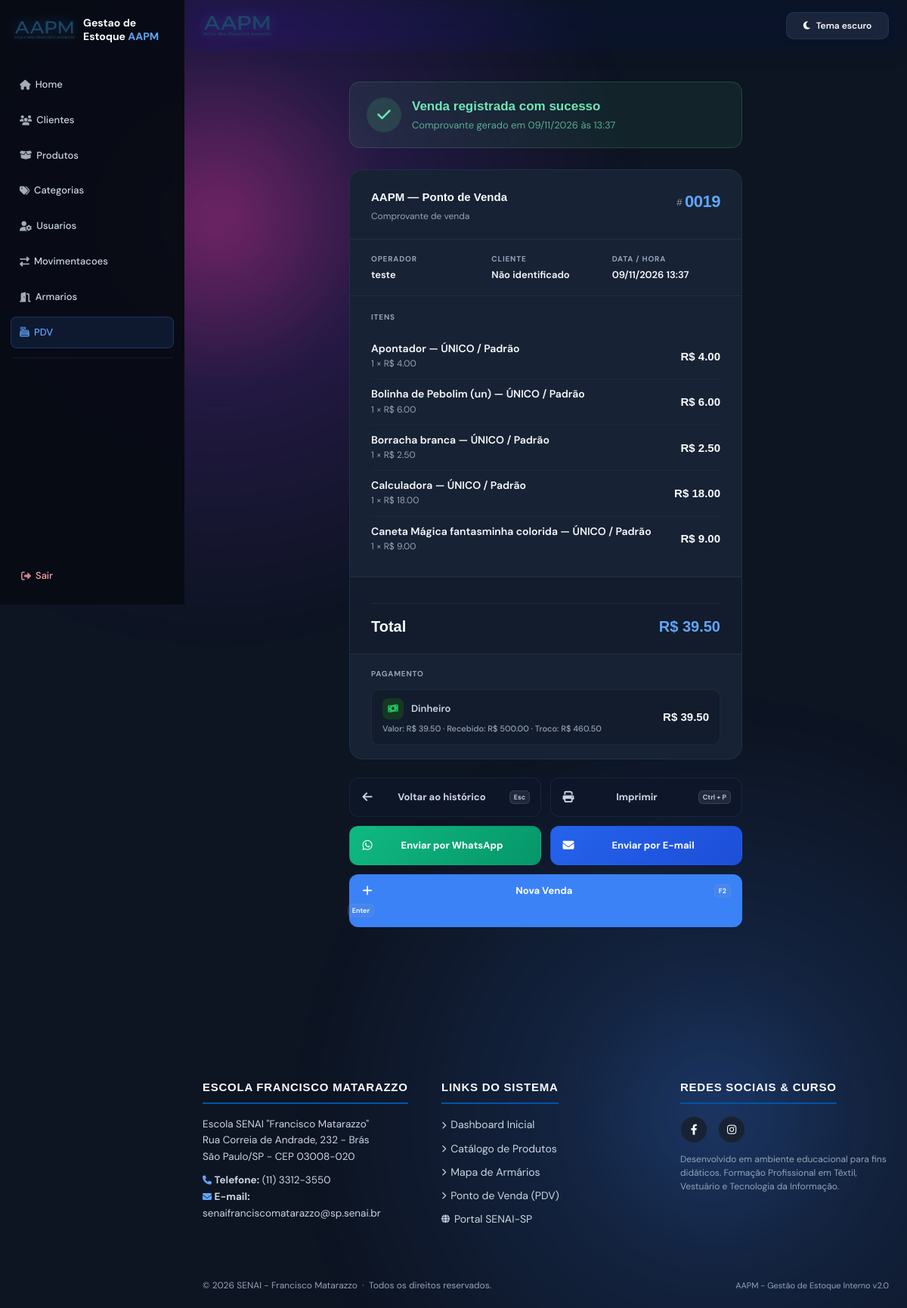
The page /pdv/venda/19 (signed in) on the database its author committed.
### app/models/venda.py (models this page shows, shortened)
class Venda(Base):
    __tablename__ = "vendas"
    id         = Column(Integer, primary_key=True, index=True)
    cliente_id = Column(
        Integer,
        ForeignKey("clientes.id", ondelete="SET NULL"),
        nullable=True
    )
    usuario_id = Column(
        Integer,
        ForeignKey("usuarios.id", ondelete="SET NULL"),
        nullable=True
    )
    desconto_percentual = Column(Float, nullable=False, default=0.0)
    total_bruto  = Column(Float, nullable=False, default=0.0)
    total_liquido = Column(Float, nullable=False, default=0.0)
    observacao = Column(String(255), nullable=True)
    formas_pagamento = Column(Text, nullable=True)
    criado_em = Column(DateTime, server_default=func.now())
    cliente = relationship("Cliente", back_populates="vendas")
    usuario = relationship("Usuario", backref="vendas")
    itens   = relationship(
        "ItemVenda",
        back_populates="venda",
        cascade="all, delete-orphan"  # deleta itens se a venda for deletada
    )

class ItemVenda(Base):
    __tablename__ = "itens_venda"
    id         = Column(Integer, primary_key=True, index=True)
    venda_id   = Column(
        Integer,
        ForeignKey("vendas.id", ondelete="CASCADE"),
        nullable=False
    )
    produto_id = Column(
        Integer,
        ForeignKey("produtos.id", ondelete="SET NULL"),
        nullable=True
    )
    produto_nome   = Column(String(150), nullable=False)
    quantidade     = Column(Integer, nullable=False)
    preco_unitario = Column(Float, nullable=False)   # preço no momento da venda
    venda   = relationship("Venda", back_populates="itens")
    produto = relationship("Produto", backref="itens_venda")

### app/models/usuario.py (models this page shows)
class Usuario(Base):
    __tablename__ = "usuarios"
    id = Column(Integer, primary_key=True, index=True)
    nome = Column(String(255), nullable=False)
    email = Column(String(255), unique=True, nullable=False)
    senha_hash = Column(String(255), nullable=False)
    role = Column(String(20), default="user")
    ativo = Column(Boolean, default=True)
    criado_em = Column(DateTime, server_default=func.now())

### app/controllers/pdv_controller.py (the view)
@router.get("/venda/{venda_id}")
def detalhe_venda(
    venda_id: int,
    request: Request,
    db: Session = Depends(get_db),
    usuario = Depends(get_usuario_logado)
):
    venda = db.query(Venda).filter(Venda.id == venda_id).first()
    if not venda:
        return RedirectResponse(url="/pdv", status_code=302)
    token = _token_comprovante_publico(venda.id)
    link_comprovante = _url_comprovante_publico(request, venda.id, token)
    return templates.TemplateResponse(
        request,
        "pdv/comprovante.html",
        {
            "request": request,
            "usuario": usuario,
            **_dados_comprovante(venda, modo_publico=False, link_comprovante=link_comprovante),
        }
    )

### app/templates/pdv/comprovante.html (shortened to what this page needs)
{% extends "base.html" %}
{% block head %}
<link rel="stylesheet" href="/static/css/pdv_comprovante.css">
{% endblock %}
{% block content %}
<div class="comp-wrap">
    <div class="status-bar">
        <div class="status-icon"><i class="fas fa-check"></i></div>
        <div class="status-text">
            <h2>Venda registrada com sucesso</h2>
            <p>Comprovante gerado em {{ venda.criado_em.strftime('%d/%m/%Y às %H:%M') }}</p>
        </div>
    </div>
    <div class="comp-card">
        <div class="comp-cabecalho">
            <div class="comp-cabecalho-left">
                <h3>AAPM — Ponto de Venda</h3>
                <p>Comprovante de venda</p>
            </div>
            <div class="comp-numero">
                <span>#</span>{{ "%04d"|format(venda.id) }}
            </div>
        </div>
        <div class="comp-meta {{ 'publico' if modo_publico else '' }}">
            {% if not modo_publico %}
            <div class="meta-item">
                <label>Operador</label>
                <p>{{ venda.usuario.nome if venda.usuario else '—' }}</p>
            </div>
            <div class="meta-item">
                <label>Cliente</label>
                <p>
                    {% if venda.cliente %}
                    {{ venda.cliente.nome }}
                    {% if venda.cliente.is_associado %}
                    <i class="fas fa-star pdv_comprovante-inline-13bcdf2e82" title="Associado"></i>
                    {% endif %}
                    {% else %}
                    Não identificado
                    {% endif %}
                </p>
            </div>
            {% endif %}
            <div class="meta-item">
                <label>Data / Hora</label>
                <p>{{ venda.criado_em.strftime('%d/%m/%Y %H:%M') }}</p>
            </div>
        </div>
        <div class="itens-lista">
            <div class="itens-lista-titulo">Itens</div>
            {% for item in venda.itens %}
            <div class="item-row">
                <div class="item-row-left">
                    <div class="item-row-nome">{{ item.produto_nome }}</div>
                    <div class="item-row-detalhe">
                        {{ item.quantidade }} × R$ {{ "%.2f"|format(item.preco_unitario) }}
                    </div>
                </div>
                <div class="item-row-subtotal">
                    R$ {{ "%.2f"|format(item.quantidade * item.preco_unitario) }}
                </div>
            </div>
            {% endfor %}
        </div>
        <div class="totais-bloco">
            <div class="tot-linha final">
                <span>Total</span>
                <span>R$ {{ "%.2f"|format(venda.total_liquido) }}</span>
            </div>
        </div>
        {% if venda.pagamentos %}
        <div class="comp-pagamentos">
            <label>Pagamento</label>
            {% for pagamento in venda.pagamentos %}
            <div class="pagamento-item">
                <div class="pagamento-item-info">
                    <span>
                        {% if pagamento.tipo == 'Pix' %}
                        <svg class="pix-icon" width="28" height="28" viewBox="0 0 32 32" role="img" aria-label="Pix">
                            <rect width="32" height="32" rx="8" fill="rgba(52,211,153,.12)"/>
                            <path d="M16 5.5 21 10.5 16 15.5 11 10.5 16 5.5Zm0 11 5 5-5 5-5-5 5-5Zm-5.5-5.5 5 5-5 5-5-5 5-5Zm11 0 5 5-5 5-5-5 5-5Z" fill="#34d399"/>
                        </svg>
                        {% elif pagamento.tipo == 'Cartão de Crédito' %}
                        <i class="fas fa-credit-card pagamento-icone-credito" aria-label="Cartão de Crédito"></i>
                        {% elif pagamento.tipo == 'Cartão de Débito' %}
                        <i class="fas fa-credit-card pagamento-icone-debito" aria-label="Cartão de Débito"></i>
                        {% elif pagamento.tipo == 'Dinheiro' %}
                        <i class="fas fa-money-bill-wave pagamento-icone-dinheiro" aria-label="Dinheiro"></i>
                        {% elif pagamento.tipo == 'Transferência' %}
                        <i class="fas fa-building-columns pagamento-icone-transferencia" aria-label="Transferência"></i>
                        {% else %}
                        <i class="fas fa-wallet"></i>
                        {% endif %}
                        {{ pagamento.tipo }}{% if pagamento.parcelas %} ({{ pagamento.parcelas }}x){% endif %}
                    </span>
                    {% if pagamento.troco > 0 %}
                    <small>Valor: R$ {{ "%.2f"|format(pagamento.valor) }} · Recebido: R$ {{ "%.2f"|format(pagamento.recebido) }} · Troco: R$ {{ "%.2f"|format(pagamento.troco) }}</small>
                    {% elif pagamento.valor > 0 %}
                    <small>Valor: R$ {{ "%.2f"|format(pagamento.valor) }}</small>
                    {% endif %}
                </div>
                <strong>R$ {{ "%.2f"|format(pagamento.valor) }}</strong>
            </div>
            {% endfor %}
        </div>
        {% endif %}
    </div>
    <div class="comp-acoes">
        {% if not modo_publico %}
        <a href="/pdv/historico" class="btn-acao secondary">
            <i class="fas fa-arrow-left"></i><span>Voltar ao histórico</span><kbd>Esc</kbd>
        </a>
        {% endif %}
        <button class="btn-acao secondary" id="imprimir-comprovante" type="button">
            <i class="fas fa-print"></i><span>Imprimir</span><kbd>Ctrl + P</kbd>
        </button>
        {% if not modo_publico %}
        <button class="btn-acao whatsapp" id="abrir-whatsapp" type="button">
            <i class="fab fa-whatsapp"></i><span>Enviar por WhatsApp</span>
        </button>
        <button class="btn-acao email" id="abrir-email" type="button">
            <i class="fas fa-envelope"></i><span>Enviar por E-mail</span>
        </button>
        <a href="/pdv" class="btn-acao primary" onclick="sessionStorage.removeItem('pdv-carrinho')">
            <i class="fas fa-plus"></i><span>Nova Venda</span><kbd>F2</kbd><kbd>Enter</kbd>
        </a>
        {% endif %}
    </div>
</div>
{% endblock %}

### app/static/style.css (style rules this page uses)
:root { --bg-base: #dfeaf7; --bg-base-2: #eef5ff; --orb-1: rgba(59, 130, 246, 0.18); --orb-2: rgba(147, 197, 253, 0.16); --orb-3: rgba(168, 85, 247, 0.10); --grid: rgba(37, 99, 235, 0.06); --bg-panel: rgba(15, 23, 42, 0.72); --bg-panel-strong: rgba(17, 24, 39, 0.92); --bg-soft: rgba(255, 255, 255, 0.04); --border: rgba(148, 163, 184, 0.18); --text: #e2e8f0; --text-muted: #94a3b8; --primary: #3b82f6; --primary-2: #60a5fa; --purple: #8b5cf6; --success: #10b981; --shadow: rgba(15, 23, 42, 0.4); }
html { scroll-behavior: smooth; }
body { position: relative; min-height: 100vh; background: linear-gradient(120deg, #1d0d5c 0%, #2f0d77 18%, #5a0c6f 42%, #1d4de0 72%, #120d2d 100%); background-size: 180% 180%; animation: bgFlow 18s ease-in-out infinite alternate; overflow-x: hidden; }
body::before, body::after { content: ""; position: fixed; inset: auto; pointer-events: none; z-index: 0; }
body::before { width: 72rem; height: 72rem; left: -18rem; top: -18rem; border-radius: 50%; background: radial-gradient(circle, rgba(255, 60, 200, 0.42) 0%, rgba(147, 51, 234, 0.16) 28%, transparent 68%); filter: blur(24px); animation: driftGlow 18s ease-in-out infinite alternate; }
body::after { width: 68rem; height: 68rem; right: -18rem; bottom: -18rem; border-radius: 50%; background: radial-gradient(circle, rgba(59, 130, 246, 0.32) 0%, rgba(59, 130, 246, 0.14) 26%, transparent 70%); filter: blur(28px); animation: driftGlowTwo 20s ease-in-out infinite alternate; }
button, .btn, .btn-card, .btn-theme-toggle, input, select, textarea { transition: all 0.25s ease; }
button, .btn, .btn-card, .btn-theme-toggle { border-radius: 14px; border: 1px solid transparent; cursor: pointer; box-shadow: 0 8px 18px rgba(15, 23, 42, 0.08); }

### app/static/css/base.css (style rules this page uses)
:root { --bg-base: #0d1422; --bg-surface: #121c2d; --bg-card: #172235; --bg-card-hover: #1d2a40; --border: rgba(99, 179, 237, 0.1); --border-hover: rgba(99, 179, 237, 0.28); --accent: #3b82f6; --accent-glow: rgba(59, 130, 246, 0.35); --accent-light: #60a5fa; --secondary-bg: rgba(148, 163, 184, 0.12); --secondary-text: #e2e8f0; --red: #ef4444; --red-glow: rgba(239, 68, 68, 0.3); --text-primary: #f8fafc; --text-secondary: #cbd5e1; --text-muted: #94a3b8; --header-h: 68px; --radius: 12px; --radius-lg: 18px; --transition: 0.22s cubic-bezier(0.4, 0, 0.2, 1); --senai-blue: #0054a6; --senai-yellow: #ffcb05; }
*, *::before, *::after { margin: 0; padding: 0; box-sizing: border-box; }
html { scroll-behavior: smooth; max-width: 100%; overflow-x: hidden; }
body { font-family: 'DM Sans', sans-serif; background-color: var(--bg-base); background-image: none; background-size: auto; color: var(--text-primary); line-height: 1.6; min-height: 100vh; display: flex; flex-direction: column; width: 100%; max-width: 100%; overflow-x: hidden; }
main>* { min-width: 0; max-width: 100%; }
button, .btn { font-family: 'DM Sans', sans-serif; background: var(--accent); color: #ffffff; padding: 10px 22px; border: 1px solid transparent; border-radius: 10px; cursor: pointer; font-weight: 600; font-size: 14px; transition: all var(--transition); position: relative; overflow: hidden; display: inline-flex; align-items: center; justify-content: center; gap: 8px; text-decoration: none; box-shadow: 0 8px 18px rgba(15, 23, 42, 0.08); }
main>* { animation: fadeUp 0.4s ease both; }
body.has-sidebar { padding-left: 244px; }
:root { --scrollbar-track: #0d1320; --scrollbar-thumb: #3b82f6; --scrollbar-thumb-hover: #60a5fa; }
*, *::before, *::after { scrollbar-color: var(--scrollbar-thumb) var(--scrollbar-track); scrollbar-width: thin; }

### rows shown on the page
Venda: criado_em "09/11/2026 às 13:37", id "0019", criado_em "09/11/2026 13:37", total_liquido "39.50"
Usuario: usuario "teste"
ItemVenda: produto_nome "Apontador — ÚNICO / Padrão", quantidade "1", preco_unitario "4.00", item.quantidade*item.preco_unitario "4.00"
ItemVenda: produto_nome "Bolinha de Pebolim (un) — ÚNICO / Padrão", quantidade "1", preco_unitario "6.00", item.quantidade*item.preco_unitario "6.00"
ItemVenda: produto_nome "Borracha branca — ÚNICO / Padrão", quantidade "1", preco_unitario "2.50", item.quantidade*item.preco_unitario "2.50"
ItemVenda: produto_nome "Calculadora — ÚNICO / Padrão", quantidade "1", preco_unitario "18.00", item.quantidade*item.preco_unitario "18.00"
ItemVenda: produto_nome "Caneta Mágica fantasminha colorida — ÚNICO / Padrão", quantidade "1", preco_unitario "9.00", item.quantidade*item.preco_unitario "9.00"

### other values the page prints
{{ pagamento.tipo }} "Dinheiro"
{{ "%.2f"|format(pagamento.valor) }} "39.50"
{{ "%.2f"|format(pagamento.recebido) }} "500.00"
{{ "%.2f"|format(pagamento.troco) }} "460.50"
